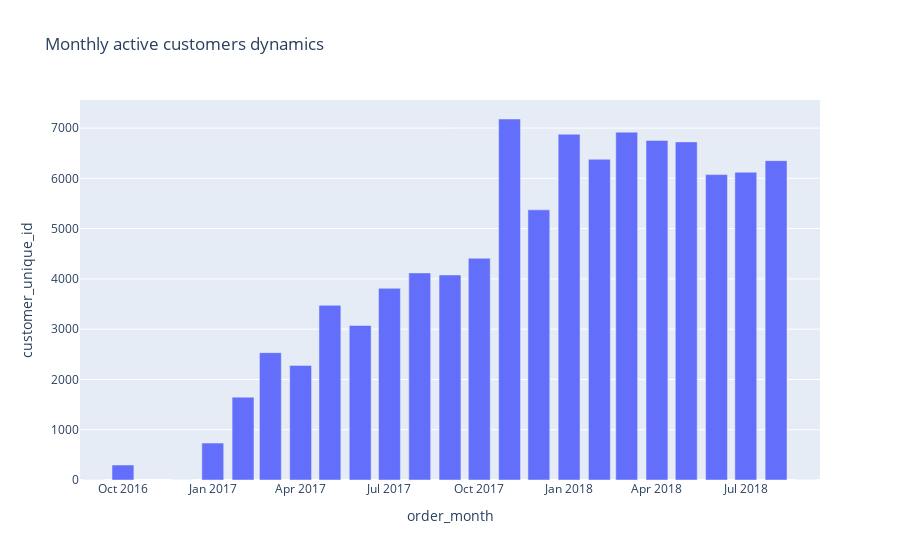

Notebook cell for this chart:
### Code cell
df['order_month'] = df['order_purchase_timestamp'].dt.to_period('M').astype(str)
monthly_data = df.groupby('order_month')['customer_unique_id'].nunique()
monthly_data = monthly_data.reset_index()
fig = px.bar(monthly_data, x='order_month', y='customer_unique_id', title='Monthly active customers dynamics')
fig.show()

### Figure 1 — Plotly figure (JSON) as saved in the notebook; plotly's stock layout.template omitted (floating-point values rounded to 4 significant figures)
{"data": [{"alignmentgroup": "True", "hovertemplate": "order_month=%{x}<br>customer_unique_id=%{y}<extra></extra>", "legendgroup": "", "marker": {"color": "#636efa", "pattern": {"shape": ""}}, "name": "", "offsetgroup": "", "orientation": "v", "showlegend": false, "textposition": "auto", "type": "bar", "x": ["2016-09", "2016-10", "2016-12", "2017-01", "2017-02", "2017-03", "2017-04", "2017-05", "2017-06", "2017-07", "2017-08", "2017-09", "2017-10", "2017-11", "2017-12", "2018-01", "2018-02", "2018-03", "2018-04", "2018-05", "2018-06", "2018-07", "2018-08", "2018-09"], "xaxis": "x", "y": [2, 298, 1, 735, 1648, 2533, 2279, 3474, 3074, 3812, 4119, 4079, 4410, 7180, 5373, 6877, 6379, 6918, 6754, 6725, 6074, 6122, 6352, 1], "yaxis": "y"}], "layout": {"barmode": "relative", "legend": {"tracegroupgap": 0}, "title": {"text": "Monthly active customers dynamics"}, "xaxis": {"anchor": "y", "domain": [0, 1], "title": {"text": "order_month"}}, "yaxis": {"anchor": "x", "domain": [0, 1], "title": {"text": "customer_unique_id"}}}}
